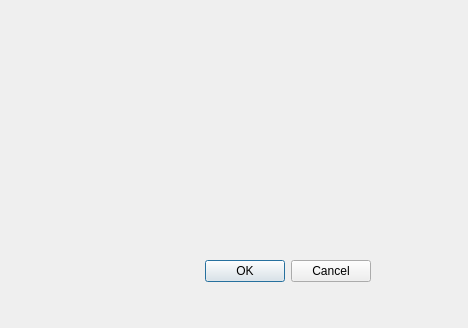
<ui version="4.0" >
 <class>Dialog</class>
 <widget class="QDialog" name="Dialog" >
  <property name="geometry" >
   <rect>
    <x>0</x>
    <y>0</y>
    <width>468</width>
    <height>328</height>
   </rect>
  </property>
  <property name="windowTitle" >
   <string>e-ID Quick Installer</string>
  </property>
  <widget class="QWidget" name="layoutWidget" >
   <property name="geometry" >
    <rect>
     <x>20</x>
     <y>250</y>
     <width>351</width>
     <height>43</height>
    </rect>
   </property>
   <layout class="QHBoxLayout" >
    <item>
     <spacer>
      <property name="orientation" >
       <enum>Qt::Horizontal</enum>
      </property>
      <property name="sizeHint" stdset="0" >
       <size>
        <width>131</width>
        <height>31</height>
       </size>
      </property>
     </spacer>
    </item>
    <item>
     <widget class="QPushButton" name="okButton" >
      <property name="text" >
       <string>OK</string>
      </property>
     </widget>
    </item>
    <item>
     <widget class="QPushButton" name="cancelButton" >
      <property name="text" >
       <string>Cancel</string>
      </property>
     </widget>
    </item>
   </layout>
  </widget>
 </widget>
 <resources/>
 <connections>
  <connection>
   <sender>okButton</sender>
   <signal>clicked()</signal>
   <receiver>Dialog</receiver>
   <slot>accept()</slot>
   <hints>
    <hint type="sourcelabel" >
     <x>278</x>
     <y>253</y>
    </hint>
    <hint type="destinationlabel" >
     <x>96</x>
     <y>254</y>
    </hint>
   </hints>
  </connection>
  <connection>
   <sender>cancelButton</sender>
   <signal>clicked()</signal>
   <receiver>Dialog</receiver>
   <slot>reject()</slot>
   <hints>
    <hint type="sourcelabel" >
     <x>369</x>
     <y>253</y>
    </hint>
    <hint type="destinationlabel" >
     <x>179</x>
     <y>282</y>
    </hint>
   </hints>
  </connection>
 </connections>
</ui>
